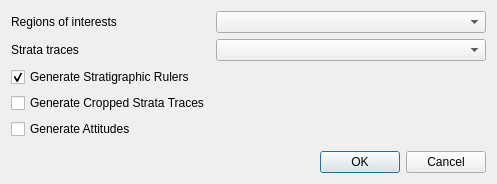
<?xml version="1.0" encoding="UTF-8"?>
<ui version="4.0">
 <class>AnalyzerDlg</class>
 <widget class="QDialog" name="AnalyzerDlg">
  <property name="geometry">
   <rect>
    <x>0</x>
    <y>0</y>
    <width>497</width>
    <height>180</height>
   </rect>
  </property>
  <property name="windowTitle">
   <string>Dialog</string>
  </property>
  <layout class="QFormLayout" name="formLayout">
   <item row="0" column="0">
    <widget class="QLabel" name="label">
     <property name="text">
      <string>Regions of interests</string>
     </property>
    </widget>
   </item>
   <item row="0" column="1">
    <widget class="QComboBox" name="comboRegions"/>
   </item>
   <item row="1" column="0">
    <widget class="QLabel" name="label_2">
     <property name="text">
      <string>Strata traces</string>
     </property>
    </widget>
   </item>
   <item row="1" column="1">
    <widget class="QComboBox" name="comboTraces"/>
   </item>
   <item row="2" column="0">
    <widget class="QCheckBox" name="checkBoxGenerateRulers">
     <property name="text">
      <string>Generate Stratigraphic Rulers</string>
     </property>
     <property name="checked">
      <bool>true</bool>
     </property>
    </widget>
   </item>
   <item row="3" column="0">
    <widget class="QCheckBox" name="checkBoxCropStrataTraces">
     <property name="text">
      <string>Generate Cropped Strata Traces</string>
     </property>
    </widget>
   </item>
   <item row="4" column="0">
    <widget class="QCheckBox" name="checkBoxGenerateAttitudes">
     <property name="text">
      <string>Generate Attitudes</string>
     </property>
    </widget>
   </item>
   <item row="5" column="0">
    <spacer name="verticalSpacer">
     <property name="orientation">
      <enum>Qt::Vertical</enum>
     </property>
     <property name="sizeHint" stdset="0">
      <size>
       <width>20</width>
       <height>40</height>
      </size>
     </property>
    </spacer>
   </item>
   <item row="6" column="0" colspan="2">
    <widget class="QDialogButtonBox" name="buttonBox">
     <property name="orientation">
      <enum>Qt::Horizontal</enum>
     </property>
     <property name="standardButtons">
      <set>QDialogButtonBox::Cancel|QDialogButtonBox::Ok</set>
     </property>
    </widget>
   </item>
  </layout>
 </widget>
 <resources/>
 <connections>
  <connection>
   <sender>buttonBox</sender>
   <signal>accepted()</signal>
   <receiver>AnalyzerDlg</receiver>
   <slot>accept()</slot>
   <hints>
    <hint type="sourcelabel">
     <x>248</x>
     <y>254</y>
    </hint>
    <hint type="destinationlabel">
     <x>157</x>
     <y>274</y>
    </hint>
   </hints>
  </connection>
  <connection>
   <sender>buttonBox</sender>
   <signal>rejected()</signal>
   <receiver>AnalyzerDlg</receiver>
   <slot>reject()</slot>
   <hints>
    <hint type="sourcelabel">
     <x>316</x>
     <y>260</y>
    </hint>
    <hint type="destinationlabel">
     <x>286</x>
     <y>274</y>
    </hint>
   </hints>
  </connection>
 </connections>
</ui>
